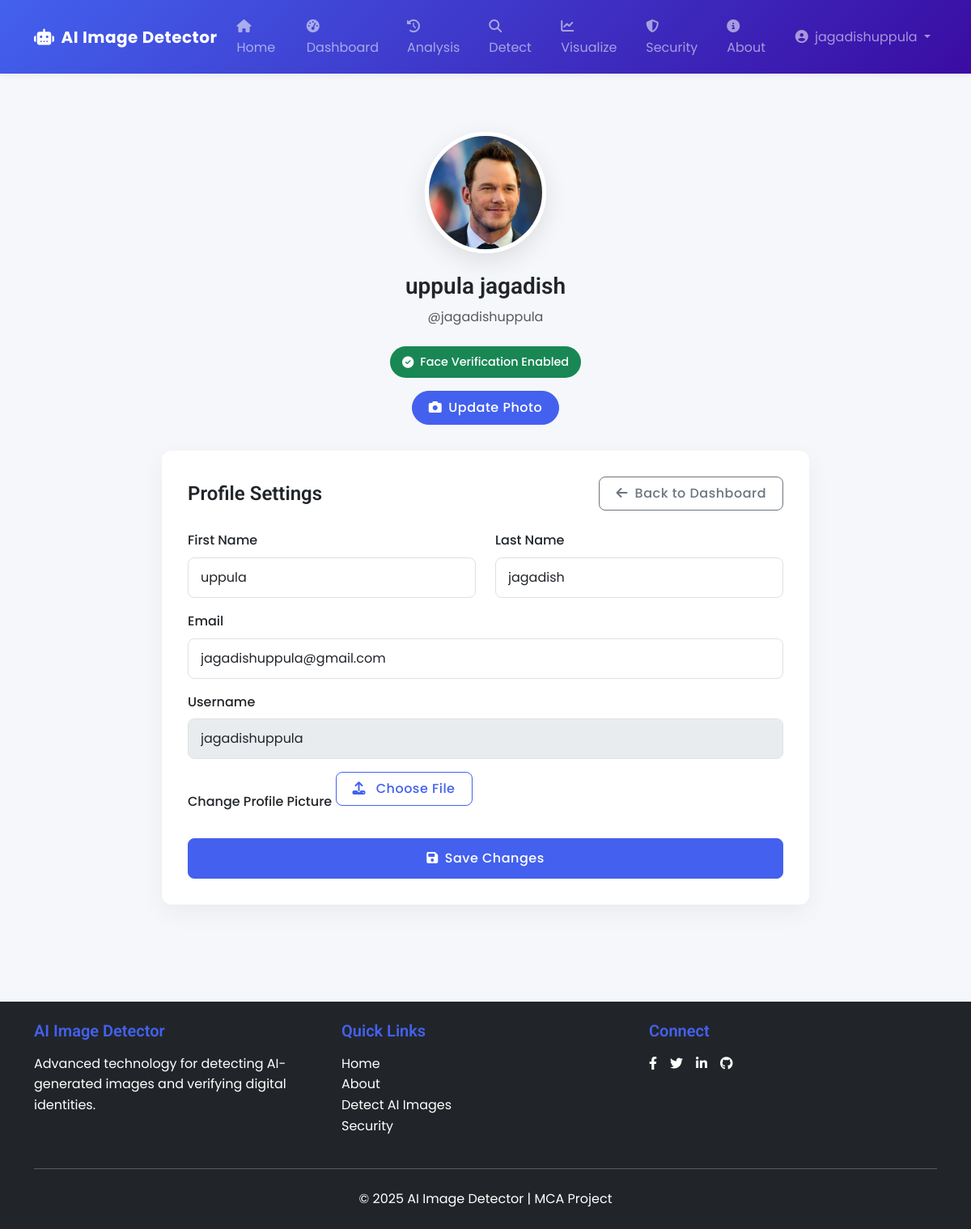
The app's page /profile/ (signed in) with its own data.
### detector/models.py (models this page shows, shortened)
class User(AbstractUser):
    face_embedding = models.BinaryField(null=True, blank=True)
    profile_picture = models.ImageField(
        upload_to='profile_pics/',
        validators=[validate_image_size],
        null=True,
        blank=True
    )
    is_face_registered = models.BooleanField(default=False)

### detector/views.py (the view)
# urls.py: path('profile/', views.profile, name='profile'),
@login_required
def profile(request):
    total_analyses = AnalysisHistory.objects.filter(user=request.user).count()
    ai_detected = AnalysisHistory.objects.filter(user=request.user, is_ai_generated=True).count()
    context = {
        'stats': {
            'total_analyses': total_analyses,
            'ai_detected': ai_detected
        }
    }
    return render(request, 'detector/profile.html', context)

### detector/templates/detector/profile.html (shortened to what this page needs)
{% extends 'detector/base.html' %}
{% load static %}
{% block content %}
<div class="container my-5">
    <div class="profile-container">
        <div class="profile-header">
            <div class="profile-img-container">
                <img src="{% if user.profile_picture %}{{ user.profile_picture.url }}{% else %}{% static 'images/default-face.png' %}{% endif %}"
                     alt="Profile picture" class="profile-img">
            </div>
            <h3 class="mb-2">{{ user.get_full_name|default:user.username }}</h3>
            <p class="text-muted mb-2">@{{ user.username }}</p>
            <span class="security-badge bg-{% if user.is_face_registered %}success{% else %}warning{% endif %} text-white">
                <i class="fas fa-{% if user.is_face_registered %}check-circle{% else %}exclamation-triangle{% endif %} me-2"></i>
                Face Verification {% if user.is_face_registered %}Enabled{% else %}Disabled{% endif %}
            </span>
            <div>
                <button class="btn btn-primary update-photo-btn" data-bs-toggle="modal" data-bs-target="#updateProfilePicModal">
                    <i class="fas fa-camera me-2"></i>Update Photo
                </button>
            </div>
        </div>
        <div class="profile-content">
            <div class="d-flex justify-content-between align-items-center mb-4">
                <h4 class="mb-0">Profile Settings</h4>
                <a href="{% url 'dashboard' %}" class="btn btn-outline-secondary">
                    <i class="fas fa-arrow-left me-1"></i> Back to Dashboard
                </a>
            </div>
            <form method="post" enctype="multipart/form-data">
                <div class="row mb-3">
                    <div class="col-md-6 mb-3 mb-md-0">
                        <label class="form-label">First Name</label>
                        <input type="text" class="form-control" name="first_name" value="{{ user.first_name }}">
                    </div>
                    <div class="col-md-6">
                        <label class="form-label">Last Name</label>
                        <input type="text" class="form-control" name="last_name" value="{{ user.last_name }}">
                    </div>
                </div>
                <div class="mb-3">
                    <label class="form-label">Email</label>
                    <input type="email" class="form-control" name="email" value="{{ user.email }}">
                </div>
                <div class="mb-3">
                    <label class="form-label">Username</label>
                    <input type="text" class="form-control" value="{{ user.username }}" disabled>
                </div>
                <div class="mb-4">
                    <label class="form-label">Change Profile Picture</label>
                    <div class="profile-pic-upload">
                        <button type="button" class="btn btn-outline-primary w-100" onclick="document.getElementById('profilePictureInput').click()">
                            <i class="fas fa-upload me-2"></i> Choose File
                        </button>
                    </div>
                </div>
                <button type="submit" class="btn btn-primary btn-save w-100">
                    <i class="fas fa-save me-2"></i>Save Changes
                </button>
            </form>
        </div>
    </div>
</div>
{% endblock %}

### detector/templates/detector/base.html (shortened to what this page needs)
<!DOCTYPE html>
<html lang="en">
<head>
{% load static %}
    <link href="https://cdn.jsdelivr.net/npm/bootstrap@5.3.0/dist/css/bootstrap.min.css" rel="stylesheet">
    <link rel="stylesheet" href="https://cdn.jsdelivr.net/npm/bootstrap-icons@1.10.0/font/bootstrap-icons.css">
    <link rel="stylesheet" href="https://cdnjs.cloudflare.com/ajax/libs/font-awesome/6.4.0/css/all.min.css">
    <link rel="stylesheet" href="{% static 'css/styles.css' %}">
    <link href="https://unpkg.com/aos@2.3.1/dist/aos.css" rel="stylesheet">
</head>
<body class="d-flex flex-column min-vh-100">
    <nav class="navbar navbar-expand-lg navbar-dark bg-gradient-primary shadow-sm">
        <div class="container">
            <a class="navbar-brand fw-bold" href="{% url 'home' %}">
                <i class="fas fa-robot me-2"></i>AI Image Detector
            </a>
            <div class="collapse navbar-collapse" id="navbarNav">
                <ul class="navbar-nav me-auto">
                    <li class="nav-item">
                        <a class="nav-link {% if request.path == '/' %}active{% endif %}" href="{% url 'home' %}">
                            <i class="fas fa-home me-1"></i> Home
                        </a>
                    </li>
                    {% if user.is_authenticated %}
                    <li class="nav-item">
                        <a class="nav-link {% if 'dashboard' in request.path %}active{% endif %}" href="{% url 'dashboard' %}">
                            <i class="fas fa-tachometer-alt me-1"></i> Dashboard
                        </a>
                    </li>
                    <li class="nav-item">
                        <a class="nav-link {% if 'analyze' in request.path %}active{% endif %}" href="{% url 'analyze' %}">
                            <i class="fas fa-history me-1"></i> Analysis
                        </a>
                    </li>
                    <li class="nav-item">
                        <a class="nav-link {% if 'predict' in request.path %}active{% endif %}" href="{% url 'predict' %}">
                            <i class="fas fa-search me-1"></i> Detect
                        </a>
                    </li>
                    <li class="nav-item">
                        <a class="nav-link {% if 'visualize' in request.path %}active{% endif %}" href="{% url 'visualize' %}">
                            <i class="fas fa-chart-line me-1"></i> Visualize
                        </a>
                    </li>
                    <li class="nav-item">
                        <a class="nav-link {% if 'security' in request.path %}active{% endif %}" href="{% url 'security' %}">
                            <i class="fas fa-shield-alt me-1"></i> Security
                        </a>
                    </li>
                    {% endif %}
                    <li class="nav-item">
                        <a class="nav-link {% if 'about' in request.path %}active{% endif %}" href="{% url 'about' %}">
                            <i class="fas fa-info-circle me-1"></i> About
                        </a>
                    </li>
                </ul>
                <ul class="navbar-nav">
                    {% if user.is_authenticated %}
                    <li class="nav-item dropdown">
                        <a class="nav-link dropdown-toggle" href="#" id="navbarDropdown" role="button" data-bs-toggle="dropdown">
                            <i class="fas fa-user-circle me-1"></i> {{ user.username }}
                        </a>
                    </li>
                    {% endif %}
                </ul>
            </div>
        </div>
    </nav>
    <main class="container my-4 flex-grow-1">
        {% block content %}{% endblock %}
    </main>
<footer class="bg-dark text-white py-4 mt-5">
    <div class="container">
        <div class="row">
            <div class="col-md-4 mb-4 mb-md-0">
                <h5 class="text-primary mb-3">AI Image Detector</h5>
                <p>Advanced technology for detecting AI-generated images and verifying digital identities.</p>
            </div>
            <div class="col-md-4 mb-4 mb-md-0">
                <h5 class="text-primary mb-3">Quick Links</h5>
                <ul class="list-unstyled">
                    <li><a href="{% url 'home' %}" class="text-white text-decoration-none">Home</a></li>
                    <li><a href="{% url 'about' %}" class="text-white text-decoration-none">About</a></li>
                    {% if user.is_authenticated %}
                        <li><a href="{% url 'predict' %}" class="text-white text-decoration-none">Detect AI Images</a></li>
                        <li><a href="{% url 'security' %}" class="text-white text-decoration-none">Security</a></li>
                    {% else %}
                        <li><a href="{% url 'login' %}?next={% url 'predict' %}" class="text-white text-decoration-none">Detect AI Images</a></li>
                        <li><a href="{% url 'login' %}?next={% url 'security' %}" class="text-white text-decoration-none">Security</a></li>
                    {% endif %}
                </ul>
            </div>
            <div class="col-md-4">
                <h5 class="text-primary mb-3">Connect</h5>
                <div class="d-flex gap-3">
                    <a href="#" class="text-white"><i class="fab fa-facebook-f"></i></a>
                    <a href="#" class="text-white"><i class="fab fa-twitter"></i></a>
                    <a href="#" class="text-white"><i class="fab fa-linkedin-in"></i></a>
                    <a href="#" class="text-white"><i class="fab fa-github"></i></a>
                </div>
            </div>
        </div>
        <hr class="my-4 bg-secondary">
        <div class="text-center">
            <p class="mb-0">&copy; 2025 AI Image Detector | MCA Project</p>
        </div>
    </div>
</footer>
</body>
</html>

### detector/static/css/styles.css (style rules this page uses)
:root { --primary-color: #4361ee; --primary-dark: #3a0ca3; --primary-light: #4895ef; --secondary-color: #f72585; --success-color: #4cc9f0; --danger-color: #f72585; --warning-color: #f8961e; --info-color: #4895ef; --light-color: #f8f9fa; --dark-color: #212529; --gray-color: #6c757d; --body-font: 'Poppins', sans-serif; --heading-font: 'Roboto', sans-serif; }
body { font-family: var(--body-font); background-color: #f5f7fa; color: var(--dark-color); line-height: 1.6; }
h1, h2, h3, h4, h5, h6 { font-family: var(--heading-font); font-weight: 600; }
.navbar { padding: 0.75rem 0; box-shadow: 0 2px 15px rgba(0, 0, 0, 0.1); }
.bg-gradient-primary { background: linear-gradient(135deg, var(--primary-color) 0%, var(--primary-dark) 100%); }
.navbar-brand { font-weight: 700; letter-spacing: 0.5px; }
.btn { border-radius: 8px; padding: 0.5rem 1.25rem; font-weight: 500; transition: all 0.3s ease; letter-spacing: 0.5px; }
.btn-primary { background-color: var(--primary-color); border-color: var(--primary-color); }
.btn-outline-primary { color: var(--primary-color); border-color: var(--primary-color); }
.form-control { border-radius: 8px; padding: 0.75rem 1rem; border: 1px solid #e0e0e0; transition: all 0.3s ease; }
.shadow-sm { box-shadow: 0 2px 10px rgba(0, 0, 0, 0.05) !important; }
.text-primary { color: var(--primary-color) !important; }
.profile-img { width: 150px; height: 150px; object-fit: cover; border-radius: 50%; border: 5px solid white; box-shadow: 0 10px 30px rgba(0, 0, 0, 0.1); }

### detector/templates/detector/profile.html (style rules this page uses)
:root { --primary-color: #4361ee; --secondary-color: #3f37c9; --success-color: #4cc9f0; --danger-color: #f72585; --warning-color: #f8961e; --dark-color: #212529; --light-color: #f8f9fa; }
.profile-container { max-width: 800px; margin: 0 auto; }
.profile-header { text-align: center; margin-bottom: 2rem; }
.profile-img-container { position: relative; display: inline-block; margin-bottom: 1.5rem; }
.profile-img { width: 150px; height: 150px; object-fit: cover; border-radius: 50%; border: 5px solid white; box-shadow: 0 10px 30px rgba(0,0,0,0.1); transition: all 0.3s; }
.profile-content { background-color: #fff; border-radius: 12px; padding: 2rem; box-shadow: 0 10px 30px rgba(0,0,0,0.05); }
.security-badge { font-size: 0.9rem; padding: 8px 15px; border-radius: 50px; margin-top: 1rem; display: inline-flex; align-items: center; font-weight: 500; }
.update-photo-btn { transition: all 0.3s ease; margin-top: 1rem; border-radius: 50px; padding: 8px 20px; }
.form-control { border-radius: 8px; padding: 12px 15px; }
.form-label { font-weight: 500; margin-bottom: 0.5rem; }
.btn-save { padding: 12px 24px; border-radius: 8px; font-weight: 500; transition: all 0.3s; }
.profile-pic-upload { position: relative; overflow: hidden; display: inline-block; }

### records on screen
User: username "jagadishuppula", profile_picture (picture), get_full_name "uppula jagadish", first_name "uppula", last_name "jagadish", email "jagadishuppula@gmail.com"
